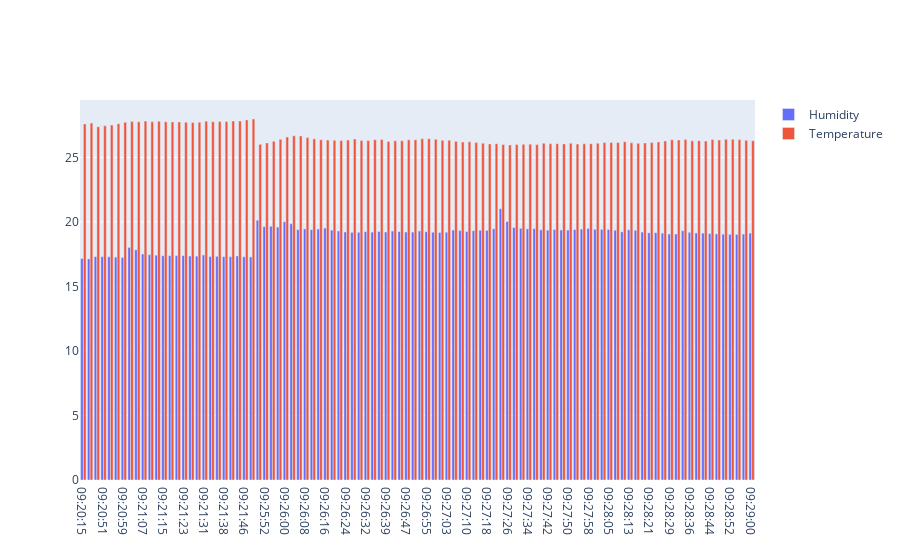

Notebook code for this chart:
### Code cell
trace1 = go.Bar(
    x=hours_mins_list,
    y=df['humidity'],
    name='Humidity'
)

trace2 = go.Bar(
    x=hours_mins_list,
    y=df['temperature'],
    name='Temperature'
)

data = [trace1, trace2]
layout = go.Layout(barmode='group')

fig = go.Figure(data=data, layout=layout)
pyo.iplot(fig, filename='grouped-bar')
